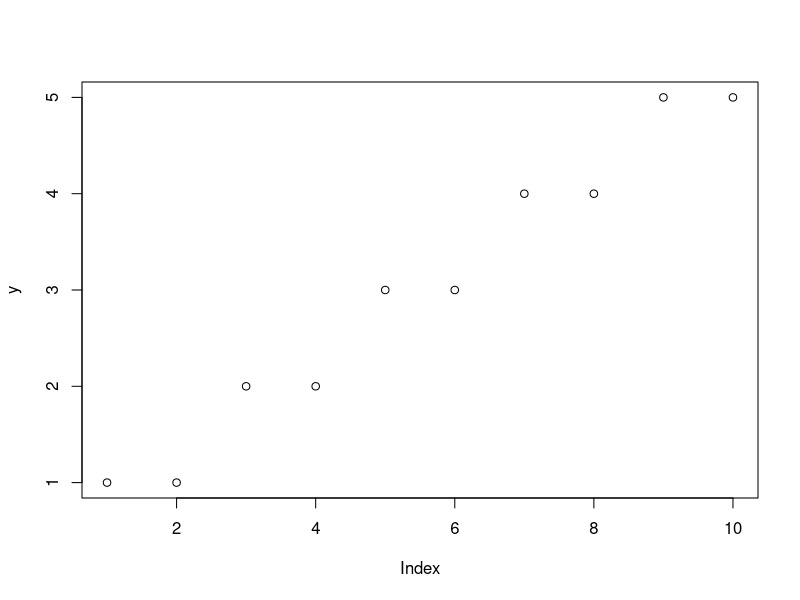
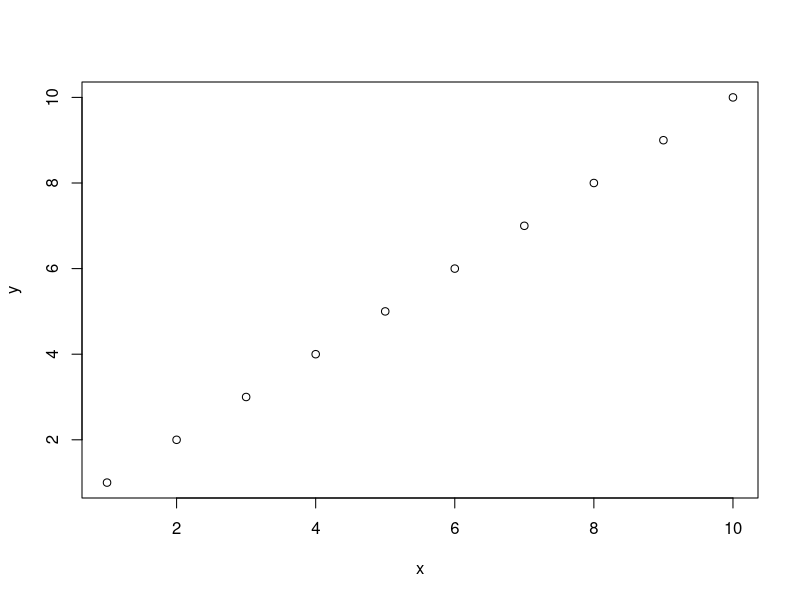
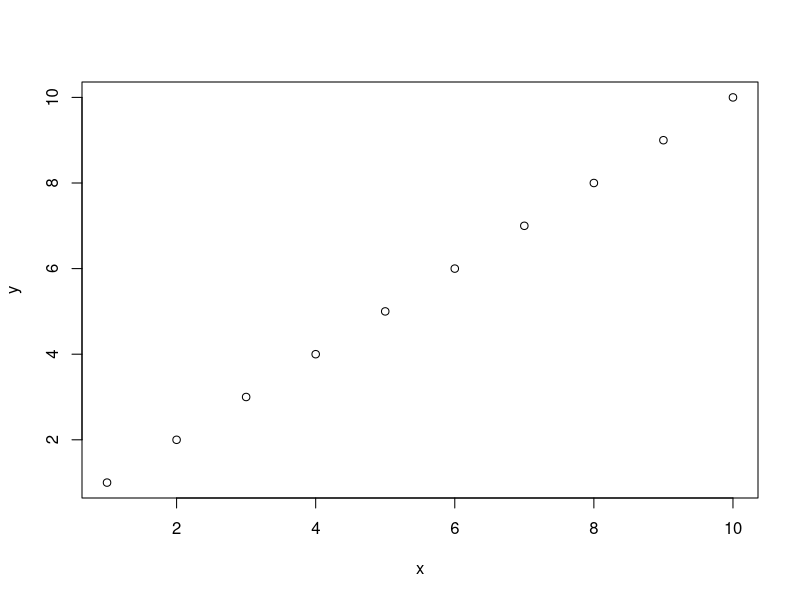
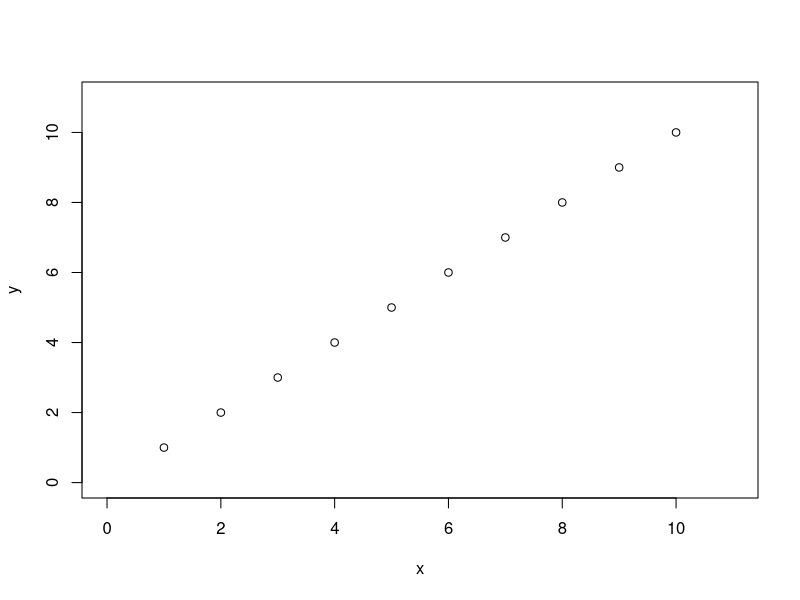
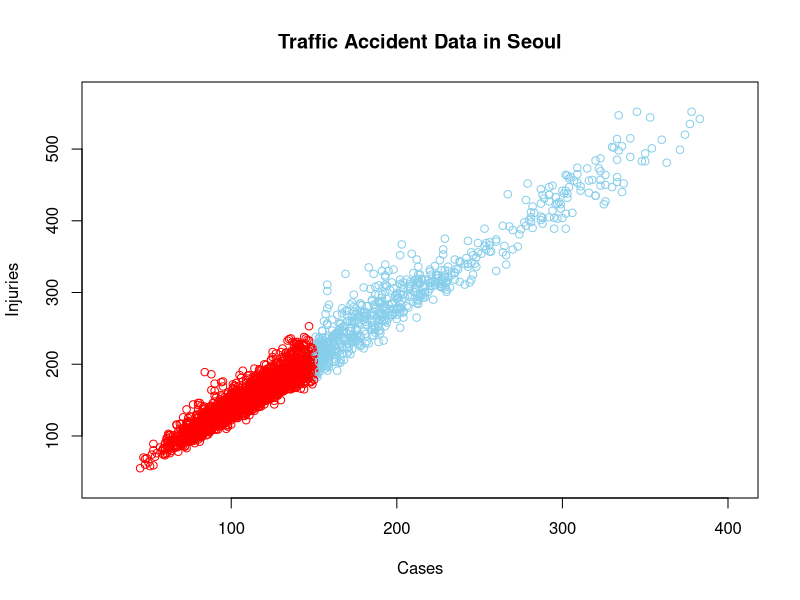
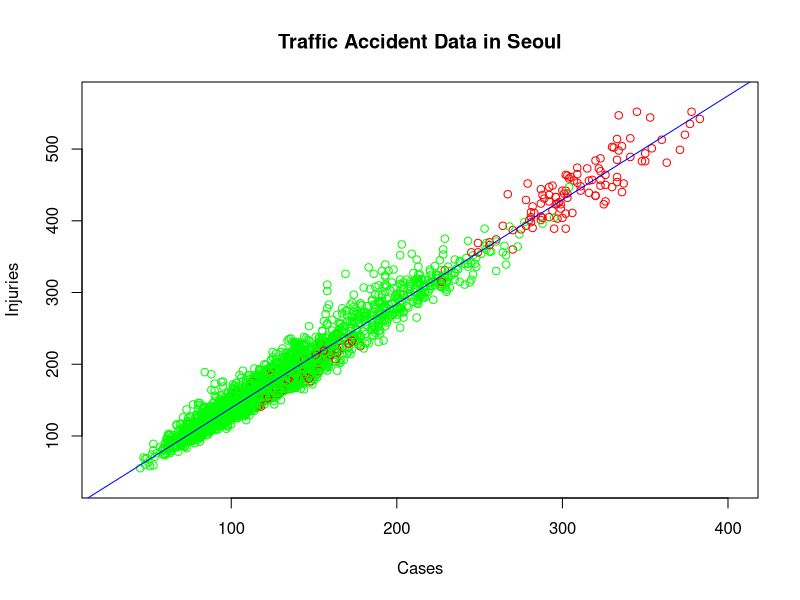
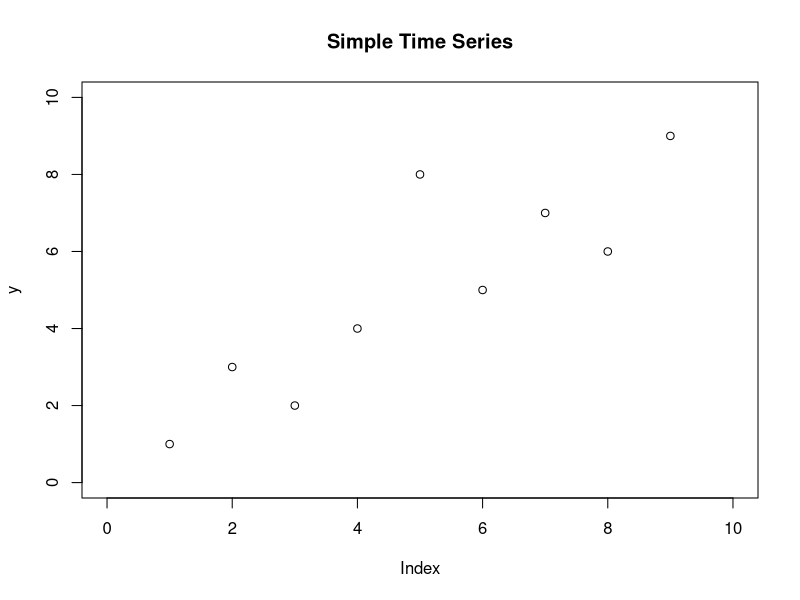
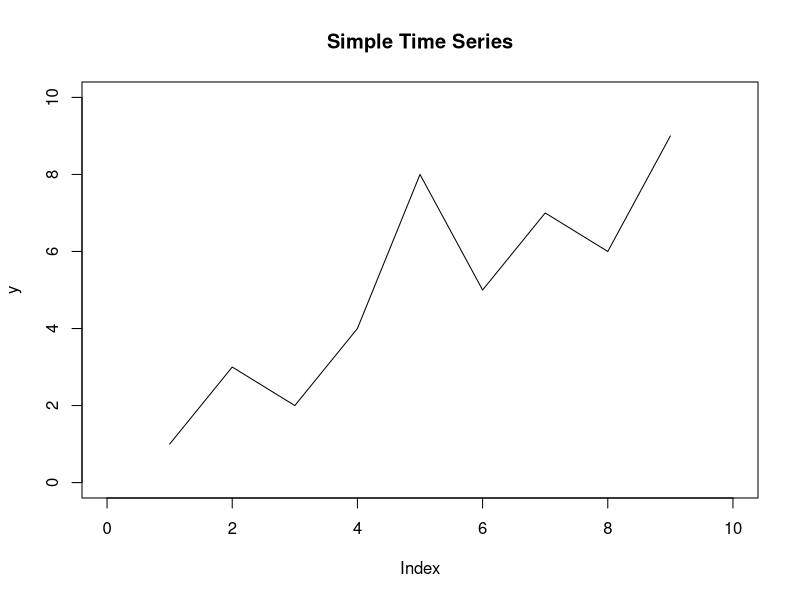

The R source for these figures, in order:
## ---- chunk 1
y=c(1,1,2,2,3,3,4,4,5,5)
plot(y)
## ---- chunk 2
x=1:10
y=1:10
plot(x,y)
## ---- chunk 3
plot(y~x)
## ---- chunk 4
plot(x,y,
     xlim=c(0,11),
     ylim=c(0,11)
     )
## ---- chunk 5
seoul=read.csv("newSeoul2019.csv")
head(seoul)
## ---- chunk 6
plot(seoul$부상자수~seoul$발생건수, col=ifelse(seoul$발생건수<=150,"red","skyblue"),
        main="Traffic Accident Data in Seoul",
        xlab="Cases", ylab="Injuries",xlim=c(min(seoul$발생건수)-20,max(seoul$발생건수)+20),ylim=c(min(seoul$부상자수)-20,max(seoul$부상자수)+20)
        )
## ---- chunk 7
reg=lm(seoul$부상자수~seoul$발생건수)
plot(seoul$부상자수~seoul$발생건수, col=ifelse(seoul$자치구명==max(aggregate(발생건수~자치구명,seoul,max)[,1])|seoul$자치구명==min(aggregate(발생건수~자치구명,seoul,min)[,1]),"red","green"),
        main="Traffic Accident Data in Seoul",
        xlab="Cases", ylab="Injuries",xlim=c(min(seoul$발생건수)-20,max(seoul$발생건수)+20),ylim=c(min(seoul$부상자수)-20,max(seoul$부상자수)+20)
        );abline(reg$coefficients[1],reg$coefficients[2],col="blue")
## ---- chunk 8
y=c(1,3,2,4,8,5,7,6,9)
plot(y,main="Simple Time Series",
     xlim=c(min(y)-1,max(y)+1),
     ylim=c(min(y)-1,max(y)+1)
     )
## ---- chunk 9
plot(y,main="Simple Time Series",
     xlim=c(min(y)-1,max(y)+1),
     ylim=c(min(y)-1,max(y)+1),
     type="l" #Default is "p"
     )
## ---- chunk 10
plot(y,main="Simple Time Series",
     xlim=c(min(y)-1,max(y)+1),
     ylim=c(min(y)-1,max(y)+1),
     type="b" #Default is "p"
     )
## ---- chunk 11
plot(y,main="Simple Time Series",
     xlim=c(min(y)-1,max(y)+1),
     ylim=c(min(y)-1,max(y)+1),
     type="c" #Default is "p"
     )
## ---- chunk 12
plot(y,main="Simple Time Series",
     xlim=c(min(y)-1,max(y)+1),
     ylim=c(min(y)-1,max(y)+1),
     type="o" #Default is "p"
     )
## ---- chunk 13
plot(y,main="Simple Time Series",
     xlim=c(min(y)-1,max(y)+1),
     ylim=c(min(y)-1,max(y)+1),
     type="h" #Default is "p"
     )
## ---- chunk 14
plot(y,main="Simple Time Series",
     xlim=c(min(y)-1,max(y)+1),
     ylim=c(min(y)-1,max(y)+1),
     type="s" #Not commonly used
     )
## ---- chunk 15
plot(y,main="Simple Time Series",
     xlim=c(min(y)-1,max(y)+1),
     ylim=c(min(y)-1,max(y)+1),
     type="S" #Large S
     )
## ---- chunk 16
plot(y,main="Simple Time Series",
     xlim=c(min(y)-1,max(y)+1),
     ylim=c(min(y)-1,max(y)+1),
     type="l",
     lty=1 #From 1 to 6
     )
## ---- chunk 17
plot(y,main="Simple Time Series",
     xlim=c(min(y)-1,max(y)+1),
     ylim=c(min(y)-1,max(y)+1),
     type="l",
     lty=2
     )
## ---- chunk 18
plot(y,main="Simple Time Series",
     xlim=c(min(y)-1,max(y)+1),
     ylim=c(min(y)-1,max(y)+1),
     type="l",
     lty=3
     )
## ---- chunk 19
plot(y,main="Simple Time Series",
     xlim=c(min(y)-1,max(y)+1),
     ylim=c(min(y)-1,max(y)+1),
     type="l",
     lty=4
     )
## ---- chunk 20
plot(y,main="Simple Time Series",
     xlim=c(min(y)-1,max(y)+1),
     ylim=c(min(y)-1,max(y)+1),
     type="l",
     lty=5
     )
## ---- chunk 21
plot(y,main="Simple Time Series",
     xlim=c(min(y)-1,max(y)+1),
     ylim=c(min(y)-1,max(y)+1),
     type="l",
     lty=6
     )
## ---- chunk 22
plot(y,main="킹받는 산점도",
     xlim=c(min(y)-1,max(y)+1),
     ylim=c(min(y)-1,max(y)+1),
     pch="ㅋ",
     col="black"
     )
## ---- chunk 23
x1=runif(1000)
y1=runif(10000)
plot(y1,main="Random",
     xlim=c(1,10000),
     ylim=c(min(y1),max(y1)),
     col=ifelse(y1>0.5,"red","blue"),
     pch=ifelse(y1>0.5,1,18)
     )
## ---- chunk 24
abc=c(260,300,250,280,310)
def=c(180,200,210,190,170)
ghi=c(210,250,260,210,270)
## ---- chunk 25
plot(abc,
     type="o",
     col="red",
     ylim=c(0,400),
     axes=F, #Remove axis
     ann=F #Remove labels
     )
axis(1,
     at=1:5,
     lab=c("Seoul", "Washington", "Paris", "London", "Tokyo"),
     cex.axis=0.7
     )
axis(2,
     ylim=c(0,400),
     cex.axis=0.7
     )
title(main="Sales", col.main="black")
title(xlab="Location", col.lab="darkgreen")
title(ylab="Sales", col.lab="blue")
lines(def,
      type="o",
      pch=22,
      col="blue",
      lty=2
      )
lines(ghi,
      type="o",
      pch=25,
      col="green",
      lty=3
      )
legend(4,100,
       c("Fruit","Electronics","Clothes"),
       col=c("red","blue","green"),
       pch=c(21,22,25),
       lty=c(1,2,3),
       cex=0.7 #Default is 1
       )
## ---- chunk 26
x=1:6
y=6:1
barplot(x,
        main="1~6",
        xlab="Sales",
        ylab="Amounts",
        names=c("A","B","C","D","E","F"),
        col=c("red",rep("blue",5))
        )
## ---- chunk 27
x=matrix(1:6,3,2)
rownames(x)=c("A","B","C")
barplot(x,
        ylim=c(0,10),
        beside=T,
        names=c("Korea","USA"),
        main="Sales",
        xlab="Nation",
        ylab="Frequency",
        col=rep(c("red","green","blue"),2),
        legend.text=T
        )
## ---- chunk 28
barplot(abc,
        main="Baseball Sales",
        xlab="Season",
        ylab="Sales",
        names=c("Jan","Feb","Mar","Apr","May"),
        col=c("red",rep("blue",length(abc)-1)),
        density=c(10,20,30,40,50),
        border=c("red",rep("blue",length(abc)-1))
        )
## ---- chunk 29
edu=read.csv("education.csv", header=F)
head(edu)
## ---- chunk 30
str(edu)
## ---- chunk 31
summary(edu)
## ---- chunk 32
sum(is.na(edu)) #good!
## ---- chunk 33
table(edu$V1) #pass
table(edu$V3) #pass
table(edu$V4) #pass
## ---- chunk 34
edu$V1=factor(edu$V1,levels=1:2,labels=c("M","F"))
edu$V3=factor(edu$V3,levels=1:3,labels=c("Korean","English","Maths"))
edu$V4=factor(edu$V4,levels=1:5,labels=c("Elementary","Middle","High","College","Graduate"))
## ---- chunk 35
head(edu)
## ---- chunk 36
str(edu)
## ---- chunk 37
colnames(edu)=c("Gender","Score","Subject","Education")
head(edu)
## ---- chunk 38
table(edu$Score)
## ---- chunk 39
hist(edu$Score)
## ---- chunk 40
barplot(table(edu$Score))
## ---- chunk 41
table(edu$Gender)
table(edu$Education)
table(edu$Gender,edu$Education)
table(edu$Education,edu$Gender)
## ---- chunk 42
barplot(table(edu$Education,edu$Gender),beside=T)
## ---- chunk 43
cdata=c(305,450,320,460,330,480,380,520)
names(cdata)=c("2017/1","2018/1",
               "2017/2","2018/2",
               "2017/3","2018/3",
               "2017/4","2018/4")
cdata
## ---- chunk 44
barplot(cdata,
        main="Sales",
        ylim=c(0,600),
        col=rainbow(length(cdata)),
        xlab="Period",ylab="Sales(1,000$)"
        )
## ---- chunk 45
barplot(cdata,
        main="Sales",
        xlim=c(0,600),
        col=rainbow(length(cdata)),
        ylab="Period",xlab="Sales(1,000$)",
        horiz=T, #Makes chart horizontal
        cex.names=0.5,
        space=0.2 #Margin of bars
        )
## ---- chunk 46
barplot(cdata,
        main="Sales",
        xlim=c(0,600),
        col=rep(c("#DD4455","#7296c1"),4,each=T),
        ylab="Period",xlab="Sales(1,000$)",
        horiz=T, #Makes chart horizontal
        cex.names=0.5,
        space=rep(c(0.9,0.25),4,each=T) #Margin of bars
        )
## ---- chunk 47
str(as.data.frame(VADeaths))
## ---- chunk 48
barplot(VADeaths, beside=T,
        col=rainbow(5),
        main="VADeaths",
        ylim=c(0,80),
        )
legend(21,80,
       rownames(VADeaths),
       fill=rainbow(length(rownames(VADeaths))), #col for varplot
       cex=0.8 #Default is 1
       )
## ---- chunk 49
tsales=c(210,110,400,550,600,130)
week=c("Mon","Tue","Wed","Thu","Fri","Sat")
ratio=tsales/sum(tsales)*100
label=paste(week,"\n",ratio,"%")
pie(tsales,
    main="Sales of Week",
    col=rainbow(length(tsales)),
    labels=label,
    )
## ---- chunk 50
library(plotrix) #Library for 3D pie chart
## ---- chunk 51
pie3D(tsales,
    main="Sales of Week",
    col=rainbow(length(tsales)),
    labels=label,
    labelcex=0.5,
    explode=0.05
    )
